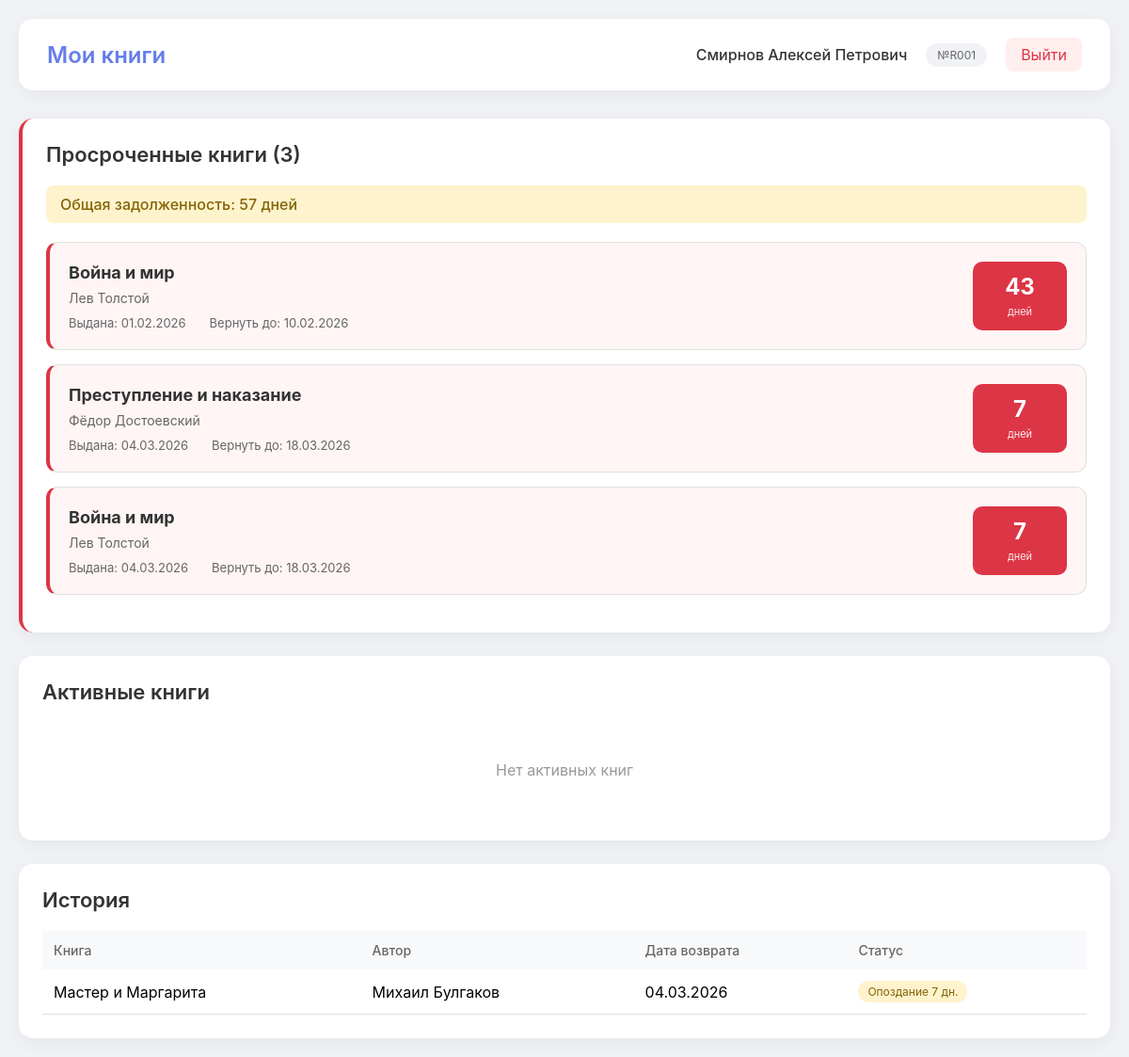
The page /reader/ (signed in) on the database its author committed.
### library/models.py (models this page shows, shortened)
class Reader(models.Model):
    reader_id = models.CharField(max_length=50, primary_key=True)
    fio = models.CharField(max_length=255)
    group = models.CharField(max_length=100)
    user = models.OneToOneField(User, on_delete=models.CASCADE, null=True, blank=True)

class Loan(models.Model):
    reader = models.ForeignKey(Reader, on_delete=models.CASCADE)
    book = models.ForeignKey(Book, on_delete=models.CASCADE)
    issue_date = models.DateField()
    due_date = models.DateField()
    return_date = models.DateField(null=True, blank=True)
    @property
    def days_overdue(self):
        today = timezone.now().date()
        if self.return_date:
            delta = (self.return_date - self.due_date).days
        else:
            delta = (today - self.due_date).days
        return max(delta, 0)

class Book(models.Model):
    book_code = models.CharField(max_length=50, primary_key=True)
    title = models.CharField(max_length=255)
    author = models.CharField(max_length=255)
    year = models.IntegerField()
    udk = models.CharField(max_length=50)

### library/views.py (the view)
# urls.py: path("reader/", views.reader_dashboard, name="reader_dashboard"),
@login_required
def reader_dashboard(request):
    try:
        reader = Reader.objects.get(user=request.user)
    except Exception:
        try:
            reader = Reader.objects.get(reader_id=request.user.username)
        except Exception:
            reader = None
    if not reader:
        return render(
            request,
            "reader_dashboard.html",
            {"reader": None, "active_loans": [], "overdue_loans": [], "history_loans": [], "total_debt": 0},
        )
    today = timezone.now().date()
    active_loans = Loan.objects.filter(
        reader=reader,
        return_date__isnull=True,
        due_date__gte=today
    ).select_related("book").order_by("due_date")
    overdue_loans = Loan.objects.filter(
        reader=reader,
        return_date__isnull=True,
        due_date__lt=today
    ).select_related("book").order_by("due_date")
    history_loans = Loan.objects.filter(
        reader=reader,
        return_date__isnull=False
    ).select_related("book").order_by("-return_date")
    total_debt = sum(l.days_overdue for l in overdue_loans)
    history_loans = Loan.objects.filter(reader=reader, return_date__isnull=False).select_related("book").order_by("-return_date")
    total_debt = sum(l.days_overdue for l in overdue_loans)
    context = {
        "reader": reader,
        "active_loans": active_loans,
        "overdue_loans": overdue_loans,
        "history_loans": history_loans,
        "total_debt": total_debt,
    }
    return render(request, "reader_dashboard.html", context)

### library/templates/reader_dashboard.html (shortened to what this page needs)
<!DOCTYPE html>
<html lang="ru">
<head>
    {% load static %}
</head>
<body>
    <div class="dashboard">
        <div class="header">
            <div class="logo">
                <span>Мои книги</span>
            </div>
            <div class="user-info">
                {% if reader %}
                <span class="reader-name">{{ reader.fio }}</span>
                <span class="reader-id">№{{ reader.reader_id }}</span>
                {% endif %}
                <a href="{% url 'logout' %}" class="logout-btn">Выйти</a>
            </div>
        </div>
        {% if overdue_loans %}
        <div class="warning-section">
            <h2 class="section-title">Просроченные книги ({{ overdue_loans|length }})</h2>
            <div class="total-debt">Общая задолженность: {{ total_debt }} дней</div>
            {% for loan in overdue_loans %}
            <div class="book-card overdue">
                <div class="book-info">
                    <h3>{{ loan.book.title }}</h3>
                    <p class="book-author">{{ loan.book.author }}</p>
                    <div class="book-dates">
                        <span>Выдана: {{ loan.issue_date|date:"d.m.Y" }}</span>
                        <span>Вернуть до: {{ loan.due_date|date:"d.m.Y" }}</span>
                    </div>
                </div>
                <div class="overdue-badge">
                    <span class="days">{{ loan.days_overdue }}</span>
                    <span class="label">дней</span>
                </div>
            </div>
            {% endfor %}
        </div>
        {% endif %}
        <div class="books-section">
            <h2 class="section-title">Активные книги</h2>
            {% if active_loans %}
                {% for loan in active_loans %}
                <div class="book-card active">
                    <div class="book-info">
                        <h3>{{ loan.book.title }}</h3>
                        <p class="book-author">{{ loan.book.author }}</p>
                        <div class="book-dates">
                            <span>Выдана: {{ loan.issue_date|date:"d.m.Y" }}</span>
                            <span>Вернуть до: {{ loan.due_date|date:"d.m.Y" }}</span>
                        </div>
                    </div>
                    <div class="status-badge">В срок</div>
                </div>
                {% endfor %}
            {% else %}
                <p class="no-data">Нет активных книг</p>
            {% endif %}
        </div>
        <div class="history-section">
            <h2 class="section-title">История</h2>
            {% if history_loans %}
            <table class="history-table">
                <thead>
                    <tr>
                        <th>Книга</th>
                        <th>Автор</th>
                        <th>Дата возврата</th>
                        <th>Статус</th>
                    </tr>
                </thead>
                <tbody>
                {% for loan in history_loans %}
                    <tr>
                        <td>{{ loan.book.title }}</td>
                        <td>{{ loan.book.author }}</td>
                        <td>{{ loan.return_date|date:"d.m.Y" }}</td>
                        <td>
                            {% if loan.return_date <= loan.due_date %}
                            <span class="badge-success">Вовремя</span>
                            {% else %}
                            <span class="badge-warning">Опоздание {{ loan.days_overdue }} дн.</span>
                            {% endif %}
                        </td>
                    </tr>
                {% endfor %}
                </tbody>
            </table>
            {% else %}
                <p class="no-data">История пуста</p>
            {% endif %}
        </div>
    </div>
</body>
</html>

### library/templates/reader_dashboard.html (style rules this page uses)
* { margin: 0; padding: 0; box-sizing: border-box; font-family: -apple-system, BlinkMacSystemFont, 'Segoe UI', Roboto, sans-serif; }
body { background: #f0f2f5; min-height: 100vh; padding: 20px; }
.dashboard { max-width: 1200px; margin: 0 auto; }
.header { background: white; border-radius: 15px; padding: 20px 30px; margin-bottom: 30px; box-shadow: 0 5px 20px rgba(0,0,0,0.05); display: flex; justify-content: space-between; align-items: center; }
.logo { display: flex; align-items: center; gap: 15px; font-size: 24px; font-weight: 600; color: #667eea; }
.user-info { display: flex; align-items: center; gap: 20px; }
.reader-name { font-weight: 500; color: #333; }
.reader-id { background: #f0f2f5; padding: 5px 12px; border-radius: 20px; font-size: 12px; color: #666; }
.logout-btn { background: #fee; color: #dc3545; text-decoration: none; padding: 8px 16px; border-radius: 8px; transition: all 0.3s; }
.warning-section { background: white; border-radius: 15px; padding: 25px; margin-bottom: 25px; box-shadow: 0 5px 20px rgba(0,0,0,0.05); border-left: 4px solid #dc3545; }
.books-section { background: white; border-radius: 15px; padding: 25px; margin-bottom: 25px; box-shadow: 0 5px 20px rgba(0,0,0,0.05); }
.history-section { background: white; border-radius: 15px; padding: 25px; box-shadow: 0 5px 20px rgba(0,0,0,0.05); }
.section-title { color: #333; margin-bottom: 20px; font-size: 22px; font-weight: 600; }
.total-debt { background: #fff3cd; color: #856404; padding: 10px 15px; border-radius: 8px; margin-bottom: 20px; font-weight: 500; }
.book-card { border: 1px solid #e0e0e0; border-radius: 12px; padding: 20px; margin-bottom: 15px; display: flex; justify-content: space-between; align-items: center; transition: all 0.3s; background: white; }
.book-card.overdue { background: #fff5f5; border-left: 4px solid #dc3545; }
.book-info h3 { margin-bottom: 8px; color: #333; font-size: 18px; }
.book-author { color: #666; font-size: 14px; margin-bottom: 10px; }
.book-dates { display: flex; gap: 25px; font-size: 13px; color: #666; }
.overdue-badge { background: #dc3545; color: white; padding: 12px 20px; border-radius: 10px; text-align: center; min-width: 100px; }
.overdue-badge .days { display: block; font-size: 24px; font-weight: 700; }
.overdue-badge .label { font-size: 11px; opacity: 0.9; }
.history-table { width: 100%; border-collapse: collapse; }
.history-table th { text-align: left; padding: 12px; background: #f8f9fa; color: #666; font-weight: 500; font-size: 14px; }
.history-table td { padding: 12px; border-bottom: 1px solid #e0e0e0; }
.badge-warning { background: #fff3cd; color: #856404; padding: 4px 10px; border-radius: 20px; font-size: 12px; display: inline-block; }
.no-data { text-align: center; color: #999; padding: 40px; }

### rows shown on the page
Reader: fio "Смирнов Алексей Петрович", reader_id "R001"
Loan: book "Война и мир", book.author "Лев Толстой", issue_date "01.02.2026", due_date "10.02.2026", days_overdue "43"
Loan: book "Преступление и наказание", book.author "Фёдор Достоевский", issue_date "04.03.2026", due_date "18.03.2026", days_overdue "7"
Loan: book "Война и мир", book.author "Лев Толстой", issue_date "04.03.2026", due_date "18.03.2026", days_overdue "7"
Loan: book "Мастер и Маргарита", book.author "Михаил Булгаков", return_date "04.03.2026", days_overdue "7"

### other values the page prints
{{ overdue_loans|length }} "3"
{{ total_debt }} "57"
